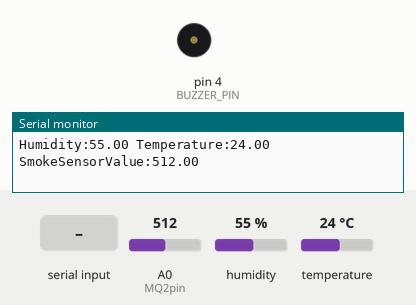
Bench run of a sketch on a simulated Arduino Uno, built with avr-gcc and run on an emulated ATmega328P. Shown: buzzer (waves = sounding, pin HIGH), the last lines printed to the serial monitor. Inputs (shaded band) come from the test bench; at power-on: A0 (MQ2pin) = 512, humidity 55 %, temperature 24 °C. Pins used as bus, display or sensor lines are not drawn.

Above: at 1.2 s.
1.3 s: "1" received over Serial
At 2.3 s:
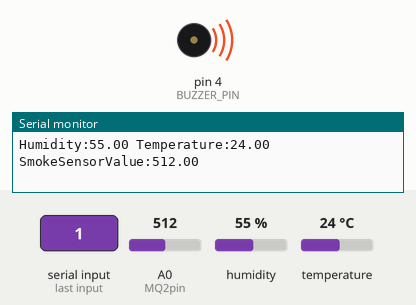
4.6 s: "0" received over Serial
At 5.0 s:
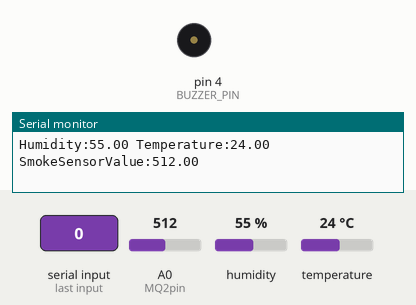
Timing chart, 0 to 7.6 s (numbered marks = the images above; inputs shaded):
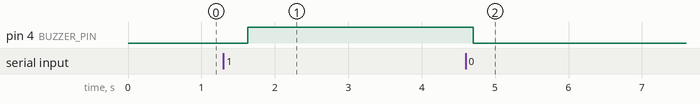

Measured:
- after the input at 1.3 s, pin 4 (BUZZER_PIN): LOW → HIGH after 0.33 s
- after the input at 4.6 s, pin 4 (BUZZER_PIN): HIGH → LOW after 0.10 s

The sketch:

main.ino
```cpp
#include "DHT.h"
#include <SPI.h>
#include <MFRC522.h>

#define DHTTYPE DHT11
#define DHTPIN 2
#define RST_PIN 9
#define SS_PIN 10
#define MQ2pin (0)

#define BUZZER_PIN 4 // 定义蜂鸣器引脚


DHT dht(DHTPIN, DHTTYPE);
MFRC522 rfid(SS_PIN, RST_PIN);

void setup() {
  Serial.begin(9600);
  dht.begin();
  SPI.begin();
  rfid.PCD_Init();

  pinMode(BUZZER_PIN, OUTPUT);
  digitalWrite(BUZZER_PIN, LOW);
}

void readSensors() {
  float h = dht.readHumidity();
  float t = dht.readTemperature();
  if (isnan(h) || isnan(t)) {
    Serial.print("Failed to read from DHT sensor! ");
    return;
  }
  Serial.print("Humidity:");
  Serial.print(h);
  Serial.print(" ");
  Serial.print("Temperature:");
  Serial.print(t);
  Serial.print(" ");
  readSmokeSensor();
  Serial.print(" ");
}

void readSmokeSensor() {
  float SmokeSensorValue = analogRead(MQ2pin);
  Serial.print("SmokeSensorValue:");
  Serial.print(SmokeSensorValue);
}

void readRFID() {

  if (!rfid.PICC_IsNewCardPresent())
    return;
  if (!rfid.PICC_ReadCardSerial())
    return;

  Serial.print(F("UID:"));
  for (uint8_t i = 0; i < 4; i++) {
    Serial.print((char)toupper(rfid.uid.uidByte[i] >> 4), HEX); // 高四位
    Serial.print((char)toupper(rfid.uid.uidByte[i] & 0x0F), HEX); // 低四位
  }
  rfid.PICC_HaltA();
  rfid.PCD_StopCrypto1();
}
void start(){
  readSensors();
  readRFID();
  Serial.println();
}
void loop() {
  start();
  if (Serial.available()) {
    char command = Serial.read();
    if (command == '1' || command == '0') {
      if (command == '1') {
        digitalWrite(BUZZER_PIN, HIGH); // 打开蜂鸣器
      } else if (command == '0') {
        digitalWrite(BUZZER_PIN, LOW); // 关闭蜂鸣器
      }
    } else {
      // 忽略无效命令
      while (Serial.available()) {
        Serial.read(); // 清除串口缓冲区中的无效数据
      }
    }
  }
  delay(1500);
}
```
